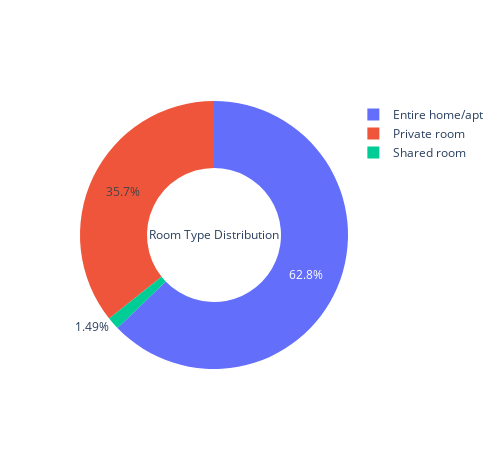

The code cell stored with this chart in its notebook:
### Code cell
Roomdf=airbnb.groupby('Room_type').Id.count()
Roomdf=Roomdf.reset_index()
Roomdf=Roomdf.rename(columns={'Id':'Total_listed'})
label=Roomdf['Room_type']
values=Roomdf['Total_listed']
fig=go.Figure(data=[go.Pie(labels=label,values=values,hole=.5,title="Room Type Distribution")])
fig.update_layout(width=500,height=450)
fig.show()

### Figure 1 — Plotly figure (JSON) as saved in the notebook; plotly's stock layout.template omitted (floating-point values rounded to 4 significant figures)
{"data": [{"hole": 0.5, "labels": ["Entire home/apt", "Private room", "Shared room"], "title": {"text": "Room Type Distribution"}, "type": "pie", "values": [3489, 1983, 83]}], "layout": {"height": 450, "width": 500}}
